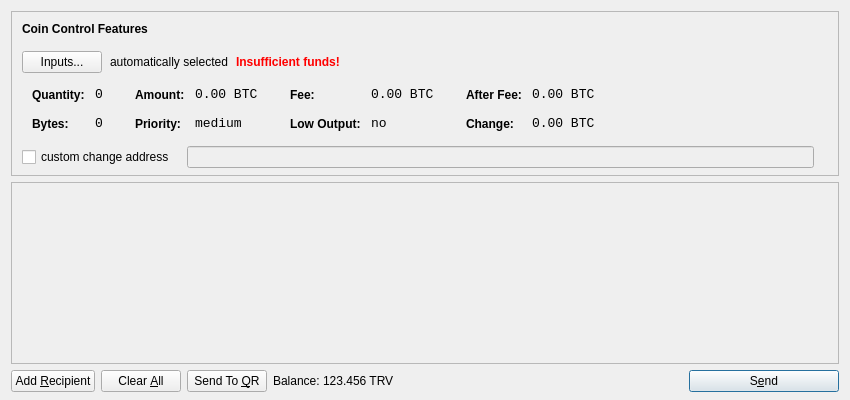
<?xml version="1.0" encoding="UTF-8"?>
<ui version="4.0">
 <class>SendCoinsDialog</class>
 <widget class="QDialog" name="SendCoinsDialog">
  <property name="geometry">
   <rect>
    <x>0</x>
    <y>0</y>
    <width>850</width>
    <height>400</height>
   </rect>
  </property>
  <property name="windowTitle">
   <string>Send Coins</string>
  </property>
  <layout class="QVBoxLayout" name="verticalLayout" stretch="0,1,0">
   <property name="bottomMargin">
    <number>8</number>
   </property>
   <item>
    <widget class="QFrame" name="frameCoinControl">
     <property name="sizePolicy">
      <sizepolicy hsizetype="Expanding" vsizetype="Expanding">
       <horstretch>0</horstretch>
       <verstretch>0</verstretch>
      </sizepolicy>
     </property>
     <property name="maximumSize">
      <size>
       <width>16777215</width>
       <height>16777215</height>
      </size>
     </property>
     <property name="frameShape">
      <enum>QFrame::StyledPanel</enum>
     </property>
     <property name="frameShadow">
      <enum>QFrame::Sunken</enum>
     </property>
     <layout class="QVBoxLayout" name="verticalLayoutCoinControl2">
      <property name="spacing">
       <number>7</number>
      </property>
      <property name="leftMargin">
       <number>0</number>
      </property>
      <property name="topMargin">
       <number>0</number>
      </property>
      <property name="rightMargin">
       <number>0</number>
      </property>
      <property name="bottomMargin">
       <number>6</number>
      </property>
      <item>
       <layout class="QVBoxLayout" name="verticalLayoutCoinControl" stretch="0,0,0,0,1">
        <property name="spacing">
         <number>0</number>
        </property>
        <property name="leftMargin">
         <number>10</number>
        </property>
        <property name="topMargin">
         <number>10</number>
        </property>
        <item>
         <layout class="QHBoxLayout" name="horizontalLayoutCoinControl1">
          <property name="bottomMargin">
           <number>15</number>
          </property>
          <item>
           <widget class="QLabel" name="labelCoinControlFeatures">
            <property name="sizePolicy">
             <sizepolicy hsizetype="Preferred" vsizetype="Maximum">
              <horstretch>0</horstretch>
              <verstretch>0</verstretch>
             </sizepolicy>
            </property>
            <property name="font">
             <font>
              <weight>75</weight>
              <bold>true</bold>
             </font>
            </property>
            <property name="styleSheet">
             <string notr="true">font-weight:bold;</string>
            </property>
            <property name="text">
             <string>Coin Control Features</string>
            </property>
           </widget>
          </item>
         </layout>
        </item>
        <item>
         <layout class="QHBoxLayout" name="horizontalLayoutCoinControl2" stretch="0,0,0,0">
          <property name="spacing">
           <number>8</number>
          </property>
          <property name="bottomMargin">
           <number>10</number>
          </property>
          <item>
           <widget class="QPushButton" name="pushButtonCoinControl">
            <property name="styleSheet">
             <string notr="true"/>
            </property>
            <property name="text">
             <string>Inputs...</string>
            </property>
           </widget>
          </item>
          <item>
           <widget class="QLabel" name="labelCoinControlAutomaticallySelected">
            <property name="text">
             <string>automatically selected</string>
            </property>
            <property name="margin">
             <number>5</number>
            </property>
           </widget>
          </item>
          <item>
           <widget class="QLabel" name="labelCoinControlInsuffFunds">
            <property name="font">
             <font>
              <weight>75</weight>
              <bold>true</bold>
             </font>
            </property>
            <property name="styleSheet">
             <string notr="true">color:red;font-weight:bold;</string>
            </property>
            <property name="text">
             <string>Insufficient funds!</string>
            </property>
            <property name="margin">
             <number>5</number>
            </property>
           </widget>
          </item>
          <item>
           <spacer name="horizontalSpacerCoinControl">
            <property name="orientation">
             <enum>Qt::Horizontal</enum>
            </property>
            <property name="sizeHint" stdset="0">
             <size>
              <width>40</width>
              <height>1</height>
             </size>
            </property>
           </spacer>
          </item>
         </layout>
        </item>
        <item>
         <widget class="QWidget" name="widgetCoinControl" native="true">
          <property name="sizePolicy">
           <sizepolicy hsizetype="Preferred" vsizetype="Preferred">
            <horstretch>0</horstretch>
            <verstretch>0</verstretch>
           </sizepolicy>
          </property>
          <property name="minimumSize">
           <size>
            <width>0</width>
            <height>0</height>
           </size>
          </property>
          <property name="styleSheet">
           <string notr="true"/>
          </property>
          <layout class="QHBoxLayout" name="horizontalLayoutCoinControl5">
           <property name="leftMargin">
            <number>0</number>
           </property>
           <property name="topMargin">
            <number>0</number>
           </property>
           <property name="rightMargin">
            <number>0</number>
           </property>
           <property name="bottomMargin">
            <number>0</number>
           </property>
           <item>
            <layout class="QHBoxLayout" name="horizontalLayoutCoinControl3" stretch="0,0,0,1">
             <property name="spacing">
              <number>20</number>
             </property>
             <property name="topMargin">
              <number>0</number>
             </property>
             <property name="bottomMargin">
              <number>10</number>
             </property>
             <item>
              <layout class="QFormLayout" name="formLayoutCoinControl1">
               <property name="horizontalSpacing">
                <number>10</number>
               </property>
               <property name="verticalSpacing">
                <number>14</number>
               </property>
               <property name="leftMargin">
                <number>10</number>
               </property>
               <property name="topMargin">
                <number>4</number>
               </property>
               <property name="rightMargin">
                <number>6</number>
               </property>
               <item row="0" column="0">
                <widget class="QLabel" name="labelCoinControlQuantityText">
                 <property name="styleSheet">
                  <string notr="true">font-weight:bold;</string>
                 </property>
                 <property name="text">
                  <string>Quantity:</string>
                 </property>
                 <property name="margin">
                  <number>0</number>
                 </property>
                </widget>
               </item>
               <item row="0" column="1">
                <widget class="QLabel" name="labelCoinControlQuantity">
                 <property name="font">
                  <font>
                   <family>Monospace</family>
                   <pointsize>10</pointsize>
                  </font>
                 </property>
                 <property name="cursor">
                  <cursorShape>IBeamCursor</cursorShape>
                 </property>
                 <property name="contextMenuPolicy">
                  <enum>Qt::ActionsContextMenu</enum>
                 </property>
                 <property name="text">
                  <string notr="true">0</string>
                 </property>
                 <property name="margin">
                  <number>0</number>
                 </property>
                 <property name="textInteractionFlags">
                  <set>Qt::LinksAccessibleByMouse|Qt::TextSelectableByKeyboard|Qt::TextSelectableByMouse</set>
                 </property>
                </widget>
               </item>
               <item row="1" column="0">
                <widget class="QLabel" name="labelCoinControlBytesText">
                 <property name="styleSheet">
                  <string notr="true">font-weight:bold;</string>
                 </property>
                 <property name="text">
                  <string>Bytes:</string>
                 </property>
                </widget>
               </item>
               <item row="1" column="1">
                <widget class="QLabel" name="labelCoinControlBytes">
                 <property name="font">
                  <font>
                   <family>Monospace</family>
                   <pointsize>10</pointsize>
                  </font>
                 </property>
                 <property name="cursor">
                  <cursorShape>IBeamCursor</cursorShape>
                 </property>
                 <property name="contextMenuPolicy">
                  <enum>Qt::ActionsContextMenu</enum>
                 </property>
                 <property name="text">
                  <string notr="true">0</string>
                 </property>
                 <property name="textInteractionFlags">
                  <set>Qt::LinksAccessibleByMouse|Qt::TextSelectableByKeyboard|Qt::TextSelectableByMouse</set>
                 </property>
                </widget>
               </item>
              </layout>
             </item>
             <item>
              <layout class="QFormLayout" name="formLayoutCoinControl2">
               <property name="horizontalSpacing">
                <number>10</number>
               </property>
               <property name="verticalSpacing">
                <number>14</number>
               </property>
               <property name="leftMargin">
                <number>6</number>
               </property>
               <property name="topMargin">
                <number>4</number>
               </property>
               <property name="rightMargin">
                <number>6</number>
               </property>
               <item row="0" column="0">
                <widget class="QLabel" name="labelCoinControlAmountText">
                 <property name="styleSheet">
                  <string notr="true">font-weight:bold;</string>
                 </property>
                 <property name="text">
                  <string>Amount:</string>
                 </property>
                 <property name="margin">
                  <number>0</number>
                 </property>
                </widget>
               </item>
               <item row="0" column="1">
                <widget class="QLabel" name="labelCoinControlAmount">
                 <property name="font">
                  <font>
                   <family>Monospace</family>
                   <pointsize>10</pointsize>
                  </font>
                 </property>
                 <property name="cursor">
                  <cursorShape>IBeamCursor</cursorShape>
                 </property>
                 <property name="contextMenuPolicy">
                  <enum>Qt::ActionsContextMenu</enum>
                 </property>
                 <property name="text">
                  <string notr="true">0.00 BTC</string>
                 </property>
                 <property name="textInteractionFlags">
                  <set>Qt::LinksAccessibleByMouse|Qt::TextSelectableByKeyboard|Qt::TextSelectableByMouse</set>
                 </property>
                </widget>
               </item>
               <item row="1" column="0">
                <widget class="QLabel" name="labelCoinControlPriorityText">
                 <property name="styleSheet">
                  <string notr="true">font-weight:bold;</string>
                 </property>
                 <property name="text">
                  <string>Priority:</string>
                 </property>
                </widget>
               </item>
               <item row="1" column="1">
                <widget class="QLabel" name="labelCoinControlPriority">
                 <property name="font">
                  <font>
                   <family>Monospace</family>
                   <pointsize>10</pointsize>
                  </font>
                 </property>
                 <property name="cursor">
                  <cursorShape>IBeamCursor</cursorShape>
                 </property>
                 <property name="contextMenuPolicy">
                  <enum>Qt::ActionsContextMenu</enum>
                 </property>
                 <property name="text">
                  <string>medium</string>
                 </property>
                 <property name="textInteractionFlags">
                  <set>Qt::LinksAccessibleByMouse|Qt::TextSelectableByKeyboard|Qt::TextSelectableByMouse</set>
                 </property>
                </widget>
               </item>
              </layout>
             </item>
             <item>
              <layout class="QFormLayout" name="formLayoutCoinControl3">
               <property name="horizontalSpacing">
                <number>10</number>
               </property>
               <property name="verticalSpacing">
                <number>14</number>
               </property>
               <property name="leftMargin">
                <number>6</number>
               </property>
               <property name="topMargin">
                <number>4</number>
               </property>
               <property name="rightMargin">
                <number>6</number>
               </property>
               <item row="0" column="0">
                <widget class="QLabel" name="labelCoinControlFeeText">
                 <property name="styleSheet">
                  <string notr="true">font-weight:bold;</string>
                 </property>
                 <property name="text">
                  <string>Fee:</string>
                 </property>
                 <property name="margin">
                  <number>0</number>
                 </property>
                </widget>
               </item>
               <item row="0" column="1">
                <widget class="QLabel" name="labelCoinControlFee">
                 <property name="font">
                  <font>
                   <family>Monospace</family>
                   <pointsize>10</pointsize>
                  </font>
                 </property>
                 <property name="cursor">
                  <cursorShape>IBeamCursor</cursorShape>
                 </property>
                 <property name="contextMenuPolicy">
                  <enum>Qt::ActionsContextMenu</enum>
                 </property>
                 <property name="text">
                  <string notr="true">0.00 BTC</string>
                 </property>
                 <property name="textInteractionFlags">
                  <set>Qt::LinksAccessibleByMouse|Qt::TextSelectableByKeyboard|Qt::TextSelectableByMouse</set>
                 </property>
                </widget>
               </item>
               <item row="1" column="0">
                <widget class="QLabel" name="labelCoinControlLowOutputText">
                 <property name="styleSheet">
                  <string notr="true">font-weight:bold;</string>
                 </property>
                 <property name="text">
                  <string>Low Output:</string>
                 </property>
                </widget>
               </item>
               <item row="1" column="1">
                <widget class="QLabel" name="labelCoinControlLowOutput">
                 <property name="font">
                  <font>
                   <family>Monospace</family>
                   <pointsize>10</pointsize>
                  </font>
                 </property>
                 <property name="cursor">
                  <cursorShape>IBeamCursor</cursorShape>
                 </property>
                 <property name="contextMenuPolicy">
                  <enum>Qt::ActionsContextMenu</enum>
                 </property>
                 <property name="text">
                  <string>no</string>
                 </property>
                 <property name="textInteractionFlags">
                  <set>Qt::LinksAccessibleByMouse|Qt::TextSelectableByKeyboard|Qt::TextSelectableByMouse</set>
                 </property>
                </widget>
               </item>
              </layout>
             </item>
             <item>
              <layout class="QFormLayout" name="formLayoutCoinControl4">
               <property name="horizontalSpacing">
                <number>10</number>
               </property>
               <property name="verticalSpacing">
                <number>14</number>
               </property>
               <property name="leftMargin">
                <number>6</number>
               </property>
               <property name="topMargin">
                <number>4</number>
               </property>
               <property name="rightMargin">
                <number>6</number>
               </property>
               <item row="0" column="0">
                <widget class="QLabel" name="labelCoinControlAfterFeeText">
                 <property name="styleSheet">
                  <string notr="true">font-weight:bold;</string>
                 </property>
                 <property name="text">
                  <string>After Fee:</string>
                 </property>
                 <property name="margin">
                  <number>0</number>
                 </property>
                </widget>
               </item>
               <item row="0" column="1">
                <widget class="QLabel" name="labelCoinControlAfterFee">
                 <property name="font">
                  <font>
                   <family>Monospace</family>
                   <pointsize>10</pointsize>
                  </font>
                 </property>
                 <property name="cursor">
                  <cursorShape>IBeamCursor</cursorShape>
                 </property>
                 <property name="contextMenuPolicy">
                  <enum>Qt::ActionsContextMenu</enum>
                 </property>
                 <property name="text">
                  <string notr="true">0.00 BTC</string>
                 </property>
                 <property name="textInteractionFlags">
                  <set>Qt::LinksAccessibleByMouse|Qt::TextSelectableByKeyboard|Qt::TextSelectableByMouse</set>
                 </property>
                </widget>
               </item>
               <item row="1" column="0">
                <widget class="QLabel" name="labelCoinControlChangeText">
                 <property name="styleSheet">
                  <string notr="true">font-weight:bold;</string>
                 </property>
                 <property name="text">
                  <string>Change:</string>
                 </property>
                </widget>
               </item>
               <item row="1" column="1">
                <widget class="QLabel" name="labelCoinControlChange">
                 <property name="font">
                  <font>
                   <family>Monospace</family>
                   <pointsize>10</pointsize>
                  </font>
                 </property>
                 <property name="cursor">
                  <cursorShape>IBeamCursor</cursorShape>
                 </property>
                 <property name="contextMenuPolicy">
                  <enum>Qt::ActionsContextMenu</enum>
                 </property>
                 <property name="text">
                  <string notr="true">0.00 BTC</string>
                 </property>
                 <property name="textInteractionFlags">
                  <set>Qt::LinksAccessibleByMouse|Qt::TextSelectableByKeyboard|Qt::TextSelectableByMouse</set>
                 </property>
                </widget>
               </item>
              </layout>
             </item>
            </layout>
           </item>
          </layout>
         </widget>
        </item>
        <item>
         <layout class="QHBoxLayout" name="horizontalLayoutCoinControl4" stretch="0,0,0">
          <property name="spacing">
           <number>12</number>
          </property>
          <property name="sizeConstraint">
           <enum>QLayout::SetDefaultConstraint</enum>
          </property>
          <property name="topMargin">
           <number>5</number>
          </property>
          <property name="rightMargin">
           <number>5</number>
          </property>
          <item>
           <widget class="QCheckBox" name="checkBoxCoinControlChange">
            <property name="text">
             <string>custom change address</string>
            </property>
           </widget>
          </item>
          <item>
           <widget class="QLineEdit" name="lineEditCoinControlChange">
            <property name="enabled">
             <bool>false</bool>
            </property>
            <property name="sizePolicy">
             <sizepolicy hsizetype="Expanding" vsizetype="Fixed">
              <horstretch>0</horstretch>
              <verstretch>0</verstretch>
             </sizepolicy>
            </property>
           </widget>
          </item>
          <item>
           <widget class="QLabel" name="labelCoinControlChangeLabel">
            <property name="sizePolicy">
             <sizepolicy hsizetype="Preferred" vsizetype="Expanding">
              <horstretch>0</horstretch>
              <verstretch>0</verstretch>
             </sizepolicy>
            </property>
            <property name="minimumSize">
             <size>
              <width>0</width>
              <height>0</height>
             </size>
            </property>
            <property name="text">
             <string/>
            </property>
            <property name="margin">
             <number>3</number>
            </property>
           </widget>
          </item>
         </layout>
        </item>
        <item>
         <spacer name="verticalSpacerCoinControl">
          <property name="orientation">
           <enum>Qt::Vertical</enum>
          </property>
          <property name="sizeHint" stdset="0">
           <size>
            <width>800</width>
            <height>1</height>
           </size>
          </property>
         </spacer>
        </item>
       </layout>
      </item>
     </layout>
    </widget>
   </item>
   <item>
    <widget class="QScrollArea" name="scrollArea">
     <property name="widgetResizable">
      <bool>true</bool>
     </property>
     <widget class="QWidget" name="scrollAreaWidgetContents">
      <property name="geometry">
       <rect>
        <x>0</x>
        <y>0</y>
        <width>826</width>
        <height>145</height>
       </rect>
      </property>
      <layout class="QVBoxLayout" name="verticalLayout_2">
       <property name="leftMargin">
        <number>0</number>
       </property>
       <property name="topMargin">
        <number>0</number>
       </property>
       <property name="rightMargin">
        <number>0</number>
       </property>
       <property name="bottomMargin">
        <number>0</number>
       </property>
       <item>
        <layout class="QVBoxLayout" name="entries">
         <property name="spacing">
          <number>6</number>
         </property>
        </layout>
       </item>
       <item>
        <spacer name="verticalSpacer">
         <property name="orientation">
          <enum>Qt::Vertical</enum>
         </property>
         <property name="sizeHint" stdset="0">
          <size>
           <width>20</width>
           <height>40</height>
          </size>
         </property>
        </spacer>
       </item>
      </layout>
     </widget>
    </widget>
   </item>
   <item>
    <layout class="QHBoxLayout" name="horizontalLayout">
     <item>
      <widget class="QPushButton" name="addButton">
       <property name="toolTip">
        <string>Send to multiple recipients at once</string>
       </property>
       <property name="text">
        <string>Add &amp;Recipient</string>
       </property>
       <property name="icon">
        <iconset resource="../bitcoin.qrc">
         <normaloff>:/icons/add</normaloff>:/icons/add</iconset>
       </property>
       <property name="autoDefault">
        <bool>false</bool>
       </property>
      </widget>
     </item>
     <item>
      <widget class="QPushButton" name="clearButton">
       <property name="sizePolicy">
        <sizepolicy hsizetype="Minimum" vsizetype="Fixed">
         <horstretch>0</horstretch>
         <verstretch>0</verstretch>
        </sizepolicy>
       </property>
       <property name="toolTip">
        <string>Remove all transaction fields</string>
       </property>
       <property name="text">
        <string>Clear &amp;All</string>
       </property>
       <property name="icon">
        <iconset resource="../bitcoin.qrc">
         <normaloff>:/icons/remove</normaloff>:/icons/remove</iconset>
       </property>
       <property name="autoRepeatDelay">
        <number>300</number>
       </property>
       <property name="autoDefault">
        <bool>false</bool>
       </property>
      </widget>
     </item>
     <item>
      <widget class="QPushButton" name="sendQRButton">
       <property name="text">
        <string>Send To &amp;QR</string>
       </property>
       <property name="icon">
        <iconset resource="../bitcoin.qrc">
         <normaloff>:/icons/qrcode</normaloff>:/icons/qrcode</iconset>
       </property>
      </widget>
     </item>
     <item>
      <layout class="QHBoxLayout" name="horizontalLayout_2">
       <property name="spacing">
        <number>3</number>
       </property>
       <item>
        <widget class="QLabel" name="label">
         <property name="text">
          <string>Balance:</string>
         </property>
        </widget>
       </item>
       <item>
        <widget class="QLabel" name="labelBalance">
         <property name="cursor">
          <cursorShape>IBeamCursor</cursorShape>
         </property>
         <property name="text">
          <string>123.456 TRV</string>
         </property>
         <property name="textInteractionFlags">
          <set>Qt::LinksAccessibleByMouse|Qt::TextSelectableByKeyboard|Qt::TextSelectableByMouse</set>
         </property>
        </widget>
       </item>
      </layout>
     </item>
     <item>
      <spacer name="horizontalSpacer">
       <property name="orientation">
        <enum>Qt::Horizontal</enum>
       </property>
       <property name="sizeHint" stdset="0">
        <size>
         <width>40</width>
         <height>20</height>
        </size>
       </property>
      </spacer>
     </item>
     <item>
      <widget class="QPushButton" name="sendButton">
       <property name="minimumSize">
        <size>
         <width>150</width>
         <height>0</height>
        </size>
       </property>
       <property name="toolTip">
        <string>Confirm the send action</string>
       </property>
       <property name="text">
        <string>S&amp;end</string>
       </property>
       <property name="icon">
        <iconset resource="../bitcoin.qrc">
         <normaloff>:/icons/send</normaloff>:/icons/send</iconset>
       </property>
       <property name="default">
        <bool>true</bool>
       </property>
      </widget>
     </item>
    </layout>
   </item>
  </layout>
 </widget>
 <resources>
  <include location="../bitcoin.qrc"/>
 </resources>
 <connections/>
</ui>
